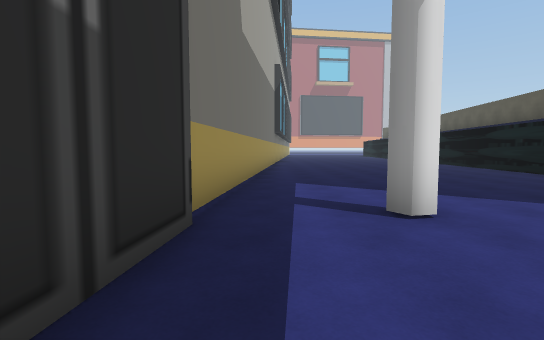
[1] (above)

15 first-person views from a walk through a 3-D level made in the Unity game engine. The camera is 1.4 m above the floor, tilts 4° down and sees 85° across. The floor is counted in squares, 2 m on a side. Each view is taken from the middle of a square. On the plan, view 1 faces up. The plan holds only what a view shows up to about 10 squares ahead; the rest is blank. The place goes on beyond the plan. The player is left out. Some animated figures are left out.

[2]
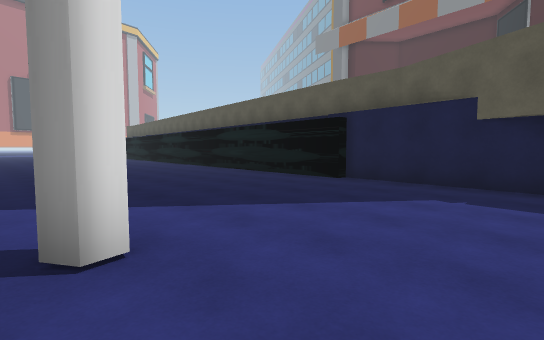

[3]
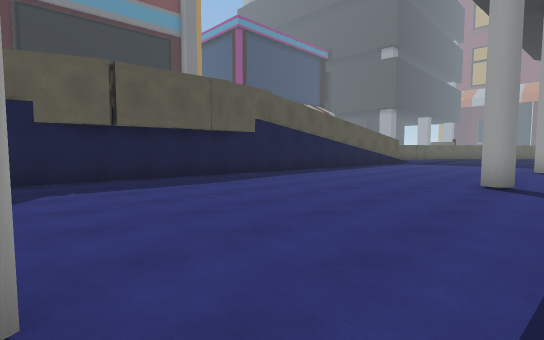

[4]
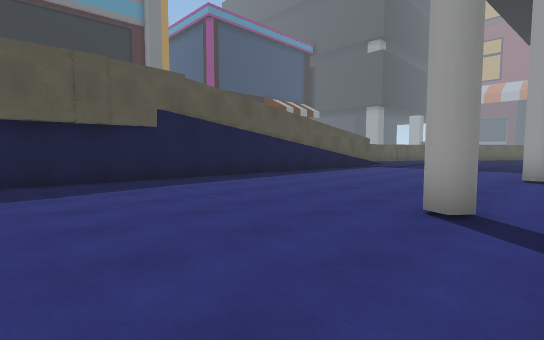

[5]
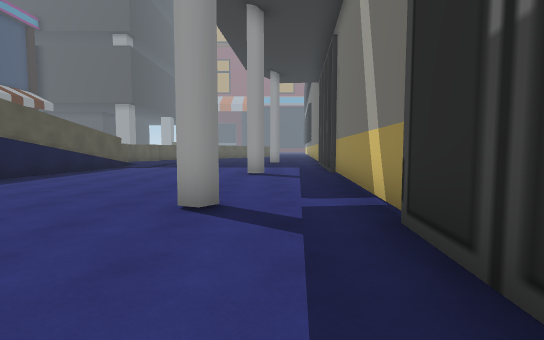

[6]
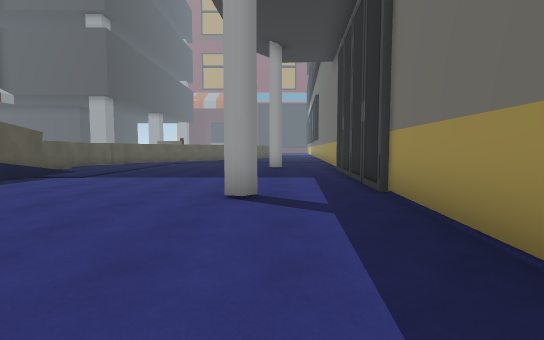

[7]
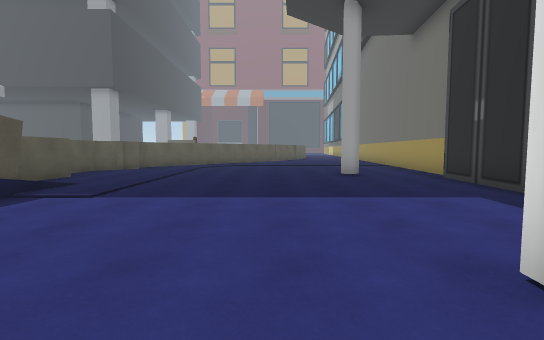

[8]
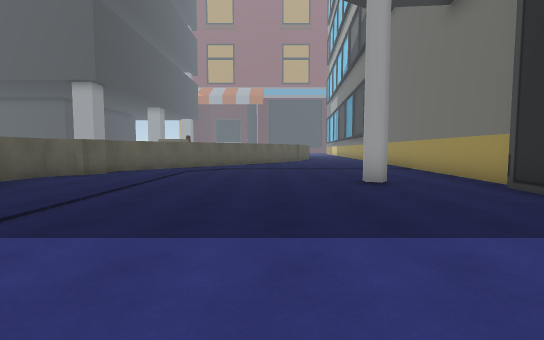

[9]
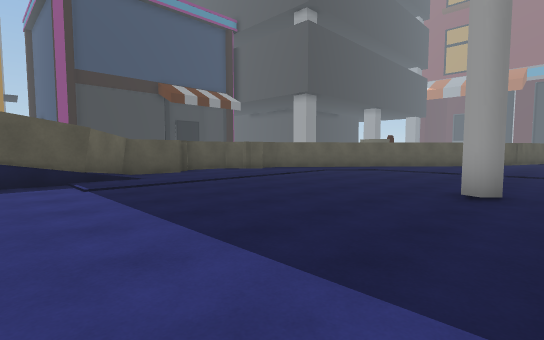

[10]
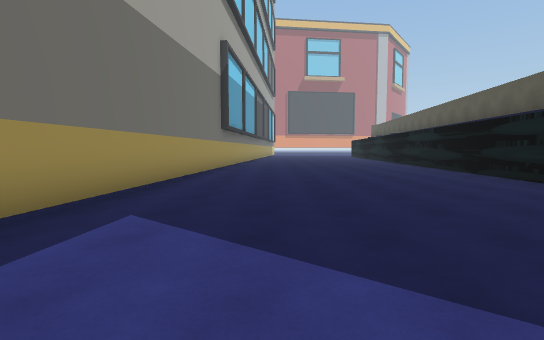

[11]
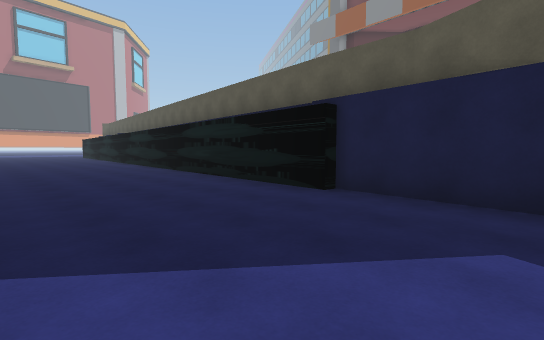

[12]
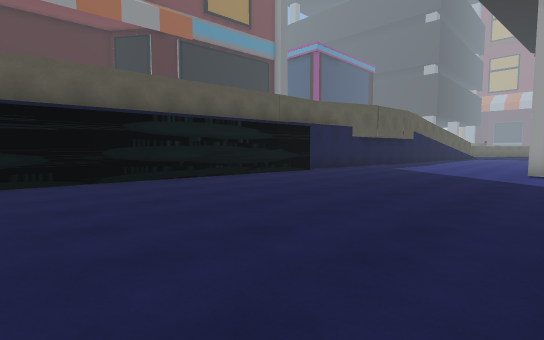

[13]
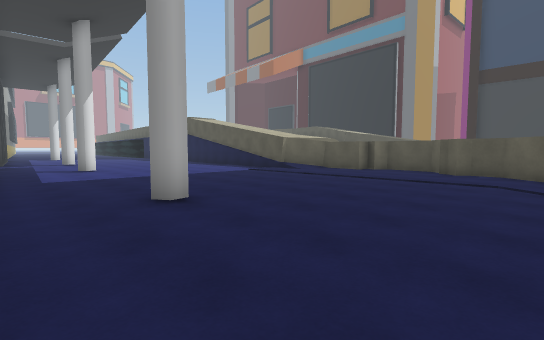

[14]
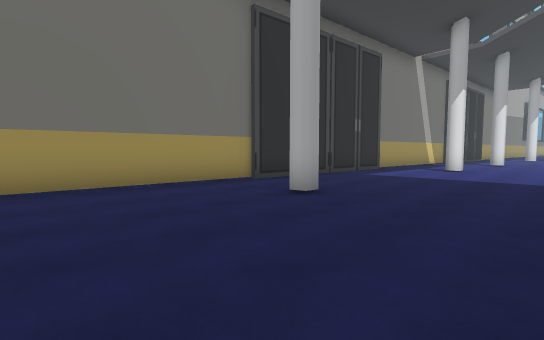

[15]
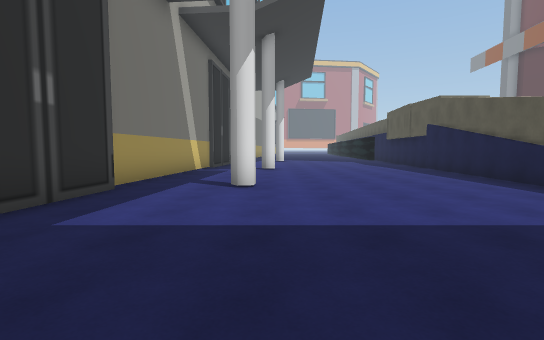

### Floor plan
Points are (right, up) in squares from view 1. A wall is a line through its corners. A room is listed if a view was taken in it or the views show most of it. See-through windows are left out.
Room 1 (views 1, 2, 3, 4, 5, 6, 7, 8, 9, 10, 11, 12, 13, 14, 15)
walls: (-1.3, -3.1) (-2.7, -19.1); (-1.1, -1) (-1.2, -2.9); (1.3, 3.4) (1.8, 3.2); (-0.7, 2.8) (-0.9, 0.8); (7.2, 4.9) (7.9, 13.1); (5.8, -11.7) (7.5, 4.9); (0.2, -15.3) (-0.3, -15.4); (-0.4, -15.2) (-0.1, -14.8); (5.7, -19.1) (6.7, -17.9) (6.7, -17.3) (6.5, -17) (7.4, -16.2) (7.6, -14.8) (7.2, -14.5) (7.4, -14.2) (6.9, -14.2) (7, -12.7) (6, -11.6); (0.2, 13.1) (-0.7, 3)

Where each view was taken, in squares from view 1:
view 1: 0 up, 0 right, facing up
view 2: 1 up, 1 right, facing up-right
view 3: 3 up, 0 right, facing down-right
view 4: 0 up, 0 right, facing down-right
view 5: 0 up, 0 right, facing down
view 6: 4 down, 0 right, facing down
view 7: 7 down, 2 right, facing down
view 8: 9 down, 2 right, facing down
view 9: 10 down, 1 left, facing down-right
view 10: 3 up, 2 right, facing up
view 11: 2 up, 3 right, facing up-right
view 12: 13 up, 1 right, facing down-right
view 13: 19 down, 2 left, facing up-right
view 14: 19 down, 3 right, facing up-left
view 15: 14 down, 1 right, facing up
